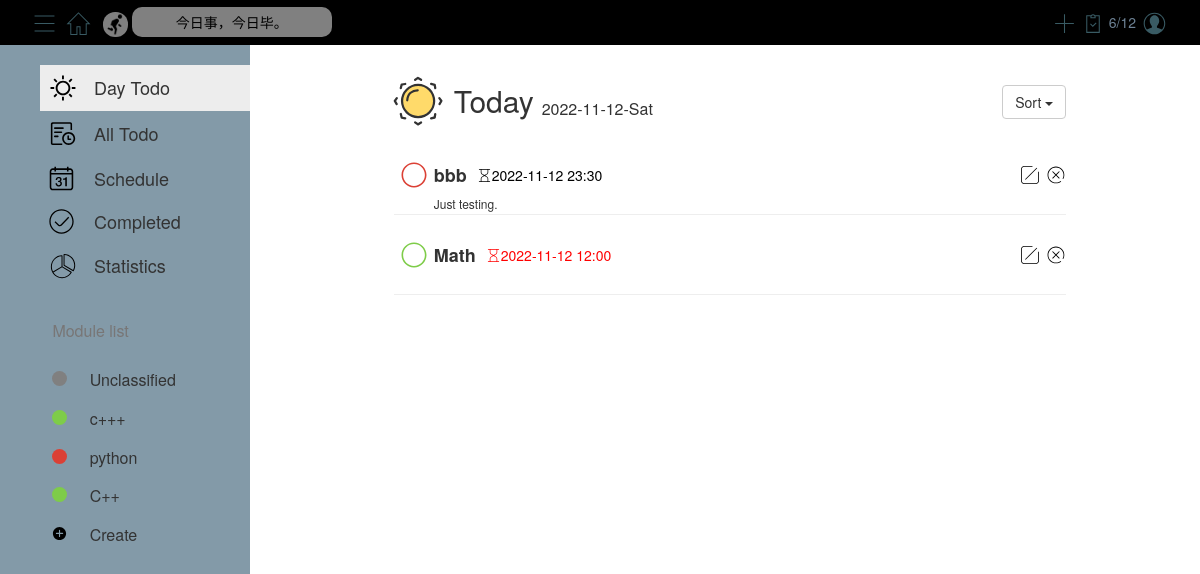
The app's page /today/ (signed in) with its own data.
### models.py (models this page shows)
class Class(db.Model):
    __tablename__ = 'class'
    cid = db.Column(db.Integer, primary_key=True, autoincrement=True)
    cname = db.Column(db.String(50), nullable=False)
    color = db.Column(db.String(50), nullable=False)
    uid = db.Column(db.Integer, db.ForeignKey('user.uid'), nullable=False)

class Task(db.Model):
    __tablename__ = 'task'
    tid = db.Column(db.Integer, primary_key=True, autoincrement=True)
    task_name = db.Column(db.String(50), nullable=False)
    task_description = db.Column(db.String(100), nullable=False)
    task_status = db.Column(db.Boolean, nullable=False)
    task_date = db.Column(db.Date)
    task_time = db.Column(db.Time)
    informed = db.Column(db.Boolean, nullable=False)
    completed_date = db.Column(db.Date, nullable=True)
    completed_time = db.Column(db.Time, nullable=True)
    cid = db.Column(db.Integer, db.ForeignKey('class.cid'), nullable=False)

### blueprints/today.py (the view)
@bp.route('/')
def index():
    if session.get('uid'):
        return render_template('today.html', modules=get_modules(), tasks=get_sorted_tasks(getTodayUncompletedTasks, 'created_time_desc'),
                               number_of_completed_tasks=get_number_of_completed_tasks(),
                               number_of_tasks=get_number_of_completed_tasks()+get_number_of_uncompleted_tasks())
    else:
        return redirect(url_for('user.login'))

### blueprints/today.py (called while the page is built)
def getTodayUncompletedTasks():
    uncompletedTasks = get_uncompleted_tasks()  # Get all the uncompleted tasks
    todayUncompletedTasks = []  # Create an empty list to store the uncompleted tasks for today
    for task in uncompletedTasks:  # Loop through all the uncompleted tasks
        if task.get('date') == datetime.date.today():  # If the task is due today
            todayUncompletedTasks.append(task)
    return todayUncompletedTasks

### utils.py (called while the page is built)
def get_modules():
    uid = session.get('uid')
    modules = Class.query.filter_by(uid=uid).all()
    res = []  # a list of dictionaries
    for module in modules:
        res.append({'id': module.cid, 'name': module.cname, 'color': module.color})
    return res

def get_completed_tasks():
    modules = get_modules()
    res = []  # a list of dictionaries
    for module in modules:
        cid = module['id']
        tasks = Task.query.filter_by(cid=cid, task_status=True).all()  # get all completed tasks
        for task in tasks:
            res.append({'id': task.tid, 'task_name': task.task_name, 'task_description': task.task_description, 'date': task.task_date, 'time': task.task_time, 'informed': task.informed, 'cid': cid, 'module_name': module['name'], 'module_color': module['color'], 'completed_date': task.completed_date, 'completed_time': task.completed_time})
    return res

def get_number_of_uncompleted_tasks():
    tasks = get_uncompleted_tasks()
    return len(tasks)

def get_number_of_completed_tasks():
    tasks = get_completed_tasks()
    return len(tasks)

### templates/today.html (shortened to what this page needs)
<link href="../static/style/today.css" rel="stylesheet">
{% extends "base.html" %}
{% block content %}
    <div class="container" id="today-mainContent">
        <div id="status-dock">
            <table>
                <tr>
                    <th>
                    </th>
                    <td style="font-size: 30px;">Today</td>
                    <td style="font-size: 16px;padding-left: 8px;position: relative;top: 8px;" class="date"
                        id="today-date">
                    </td>
                    <td style="font-size: 16px;position: relative;top: 8px;" class="date" id="today-day">/Tues</td>
                </tr>
            </table>
            <div class="btn-group" style="position: absolute; right: 0; top: 20px">
                <button type="button" class="btn btn-default dropdown-toggle"
                        data-toggle="dropdown">
                    Sort <span class="caret"></span>
                </button>
            </div>
        </div>
        <div id="today-task-list">
            <ul>
                {% for task in tasks %}
                    <li>
                        <div style="display: flex; flex-direction: row; position: relative">
                            <table>
                                <tr>
                                    <td>
                                        <svg data-task-id="{{ task.id }}" t="1667870868387" class="icon uncompleted"
                                             viewBox="0 0 1024 1024" version="1.1"
                                             xmlns="http://www.w3.org/2000/svg" p-id="3715" width="40" height="40">
                                            <path d="M512 192c176.768 0 320 143.275 320 320 0 176.768-143.275 320-320 320-176.768 0-320-143.275-320-320 0-176.768 143.275-320 320-320z m0 41.28c-153.963 0-278.72 124.757-278.72 278.72S358.037 790.72 512 790.72 790.72 665.963 790.72 512 665.963 233.28 512 233.28z"
                                                  p-id="3716" fill="{{ task.module_color }}"></path>
                                        </svg>
                                    </td>
                                    <td data-module-name="{{ task.module_name }}"
                                        data-module-color="{{ task.module_color }}"><span
                                            style="font-size: 18px"><strong>{{ task.task_name }}</strong></span></td>
                                    <td style="padding-left: 10px">
                                        <svg t="1667876322381" class="icon" viewBox="0 0 1024 1024" version="1.1"
                                             xmlns="http://www.w3.org/2000/svg" p-id="2035" width="15" height="15">
                                            <path d="M872 64c13.2544 0 24 10.7456 24 24 0 13.2544-10.7456 24-24 24h-104v177.456c0 67.0672-36.4912 128.8224-95.2368 161.1744l-111.0816 61.1744 111.328 61.536C731.6176 605.7328 768 667.4112 768 734.376V912h104c13.2544 0 24 10.7456 24 24 0 13.2544-10.7456 24-24 24H152c-13.2544 0-24-10.7456-24-24 0-13.2544 10.7456-24 24-24h104V734.544c0-67.0672 36.4912-128.8224 95.2368-161.1744l111.08-61.176-111.328-61.5328C292.3824 418.2656 256 356.5872 256 289.6224V112H152c-13.2544 0-24-10.7456-24-24 0-13.2544 10.7456-24 24-24h720zM512.4 539.4112l-138.0064 76.0032A136 136 0 0 0 304 734.544V912h416V734.3776a136 136 0 0 0-70.2096-119.0272l-137.3904-75.9392zM720 112H304v177.6224a136 136 0 0 0 70.2096 119.0272l137.3904 75.9392 138.0064-76.0032A136 136 0 0 0 720 289.456V112z"
                                                  fill="{{ task.task_color }}" p-id="2036"></path>
                                        </svg>
                                    </td>
                                    <td><span class="deadline-time"
                                              style="font-size: 14px; font-weight: lighter; color: {{ task.task_color }}">{{ task.date }} {{ task.time.strftime("%H:%M") }}</span>
                                    </td>
                                </tr>
                            </table>
                            <table style="position: absolute; right: 0; height: 40px">
                                <tr>
                                    <td data-task-id="{{ task.id }}" style="padding-right: 7px" class="editTask-td">
                                    </td>
                                    <td data-task-id="{{ task.id }}" class="deleteTask-td">
                                    </td>
                                </tr>
                            </table>
                        </div>
                        <span class="description">{{ task.task_description }}</span>
                        <hr style="margin-top: 2px;">
                    </li>
                {% endfor %}
            </ul>
        </div>
    </div>
{% endblock %}

### templates/base.html (shortened to what this page needs)
<!DOCTYPE html>
<html lang="en">
<head>
    <link rel="stylesheet" href="../static/bootstrap/bootstrap@3.4.1.min.css">
    <link rel="stylesheet" href="../static/style/base.css">
    <link rel="stylesheet" href="../static/flatpickr/flatpickr.min.css">
    <link id="flatpickrDark" rel="stylesheet" type="text/css" href="">
    <link rel="stylesheet" href="https://cdn.jsdelivr.net/npm/fullcalendar@5.11.3/main.min.css">
    <link rel="stylesheet" type="text/css" href="https://cdn.jsdelivr.net/npm/toastify-js/src/toastify.min.css">
</head>
<body>
<div class="topnav">
    <div class="topnav-left">
        <button>
        </button>
        <button id="home">
        </button>
        <img class="icon" src="../static/icon/run.gif" alt="run.gif"
             style="height: 25px; width: 25px; border-radius: 12px; opacity: 0.5; margin-left: 5px;">
        <div id="saying">今日事，今日毕。</div>
    </div>
    <div class="topnav-right">
        <button data-toggle="modal" data-target="#newTaskModel">
            <svg class="icon" width="25px" height="25px" viewBox="0 0 1024 1024" version="1.1"
                 xmlns="http://www.w3.org/2000/svg">
                <path d="M533.333333 490.666667V128h-42.666666v362.666667H128v42.666666h362.666667v362.666667h42.666666V533.333333h362.666667v-42.666666z"
                      fill="#395B64"/>
            </svg>
        </button>
        <div>
            <div id="numOfCompleted">{{ number_of_completed_tasks }}/{{ number_of_tasks }}</div>
        </div>
        <button data-toggle="modal" data-target="#logout">
        </button>
    </div>
</div>
<div class="below container-fluid">
    <div id="sidebar">
        <table id="sidebar-top-table" class="table table-hover" style="width: 210px;">
            <tr id="today" onclick="location.href={{ url_for('today.index') }};">
                <td>
                </td>
                <td>Day Todo</td>
            </tr>
            <tr id="all" onclick="location.href={{ url_for('all.index') }};">
                <td>
                </td>
                <td>All Todo</td>
            </tr>
            <tr id="schedule" onclick="location.href={{ url_for('schedule.index') }};">
                <td>
                </td>
                <td>Schedule</td>
            </tr>
            <tr id="completed" onclick="location.href={{ url_for('completed.index') }};">
                <td>
                </td>
                <td>Completed</td>
            </tr>
            <tr id="statistics" onclick="location.href={{ url_for('statistics.index') }};">
                <td>
                </td>
                <td>Statistics</td>
            </tr>
        </table>
        <div id="line"></div>
        <div id="sidebar-text">Module list</div>
        <table id="sidebar-bottom-table" class="table table-hover" style="width: 100%">
            {% for module in modules %}
                <tr class={{ module['name'] }} id={{ module['id'] }}>
                    <th>
                    </th>
                    <th>
                        <div id="ff5106_circle" class="circle"
                             style="background-color: {{ module['color'] }}; border-radius: 50%; width: 15px; height: 15px; position: relative; top: 2px;"></div>
                    </th>
                    <th class="module-name">{{ module['name'] }}</th>
                    <th>
                    </th>
                </tr>
            {% endfor %}
            <tr data-toggle="modal" data-target="#new-module">
                <th></th>
                <th>
                </th>
                <th>Create</th>
                <th></th>
            </tr>
        </table>
    </div>
    <div id="mainContent">{% block content %}{% endblock %}</div>
</div>
</body>
</html>

### static/style/today.css (style rules this page uses)
ul { list-style: none; margin: 0; padding: 0; }
#today-mainContent { width: 75%; transition: all .5s; }
#status-dock { display: flex; position: relative; margin-bottom: 20px; margin-top: 20px }
#today-task-list { padding-left: 10px; }
.description { padding-left: 40px; font-size: 12px; }

### static/style/base.css (style rules this page uses)
:root { --color-primary: #D1E7EA; --color-secondary: #F7F7F7; --color-nav-font: rgb(110, 131, 150); --color-nav-sayings-font: rgb(110, 131, 150); --color-main-font: rgb(120, 118, 118); --color-sidebar-line: #e6e4e4; --color-sidebar-clicked: #EDEDED; --color-modal-content: #ffffff; }
.topnav { background-color: var(--color-primary); height: 45px; overflow: hidden; transition: all 0.4s; }
.topnav div { display: inline-block; }
.topnav-left { float: left; padding-left: 30px; line-height: 45px; }
.topnav-right { float: right; padding-right: 30px; line-height: 45px; display: inline-block; }
.topnav-left button { width: 30px; height: 30px; line-height: 30px; }
.topnav-right button { width: 30px; height: 30px; line-height: 30px; }
.topnav button { border-radius: 20%; background-color: var(--color-primary); border: none; position: relative; top: 7.5px; transition: all .4s; }
.topnav-left .icon { margin-left: -4px; }
.topnav-right .icon { margin-left: -4px; }
#saying { width: 200px; line-height: 30px; color: var(--color-nav-sayings-font); background-color: rgba(255, 255, 255, 0.5); border-radius: 10px; text-align: center; transition: all 0.4s; }
#numOfCompleted { color: var(--color-nav-font); }
#numOfCompleted-icon { position: relative; top: 7.5px; }
.below { display: flex; padding-left: 0; padding-right: 0; padding-bottom: 0; flex-direction: row; }
#sidebar { width: 250px; height: calc(100vh - 45px); background-color: var(--color-secondary); transition: all 0.5s; padding-top: 20px; position: fixed; left: 0px; z-index: 1; display: flex; flex-direction: column; overflow-y: scroll; overflow-x: hidden; }
#sidebar-top-table { position: relative; left: 40px; }
#sidebar-top-table tr td { border: 0px; font-size: 18px; vertical-align: middle; }
#sidebar-top-table tr td:first-child { width: 30px; }
#sidebar-text { font-size: 16px; color: var(--color-main-font); margin-bottom: 8px; position: relative; left: 52.4px; display: flex; }
#line { width: 100%; height: 1px; background-color: var(--color-sidebar-line); margin-bottom: 10px; }
#sidebar-bottom-table { margin-top: 10px; }
#sidebar-bottom-table tr { height: 35px; }
#sidebar-bottom-table tr th { font-size: 16px; font-weight: 400; border: none; }
tr.on td { background-color: var(--color-sidebar-clicked); transition: all 0.5s; }
#mainContent { margin-left: 250px; width: calc(100% - 250px); height: calc(100vh - 45px); transition: all 0.5s; overflow-y: scroll; }
button.btn.btn-default.dropdown-toggle { height: 34px; }

### records on screen
Class: name "Unclassified"
Class: name "c+++"
Class: name "python"
Class: name "C++"
Task: task_name "bbb", date "2022-11-12", time "23:30", task_description "Just testing."
Task: task_name "Math", date "2022-11-12", time "12:00"

### other values on screen
{{ number_of_completed_tasks }} "6"
{{ number_of_tasks }} "12"
